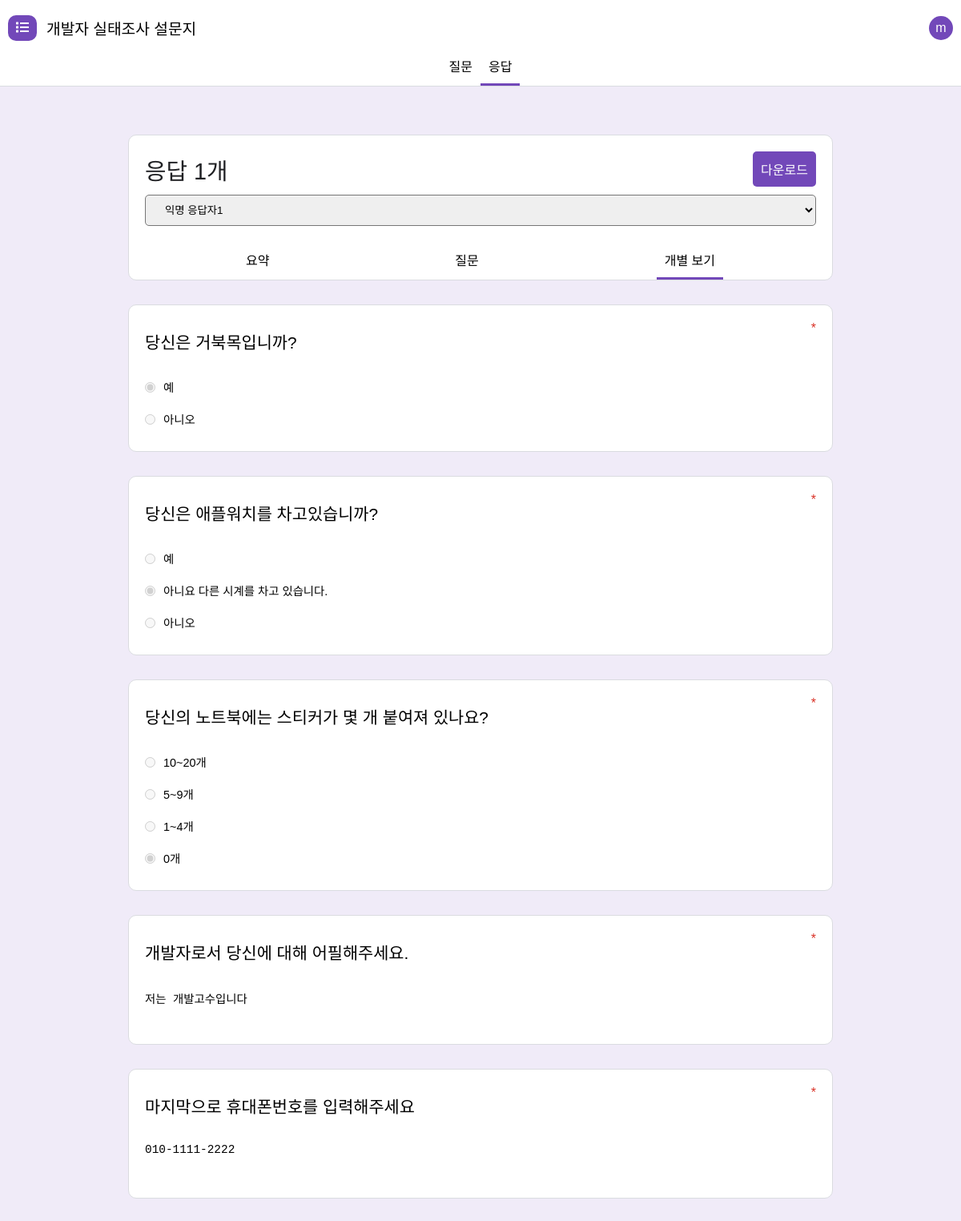
The page /forms/J91e9A55GvCK8nogAQvq/responses/response (signed in) on the database as committed earlier.
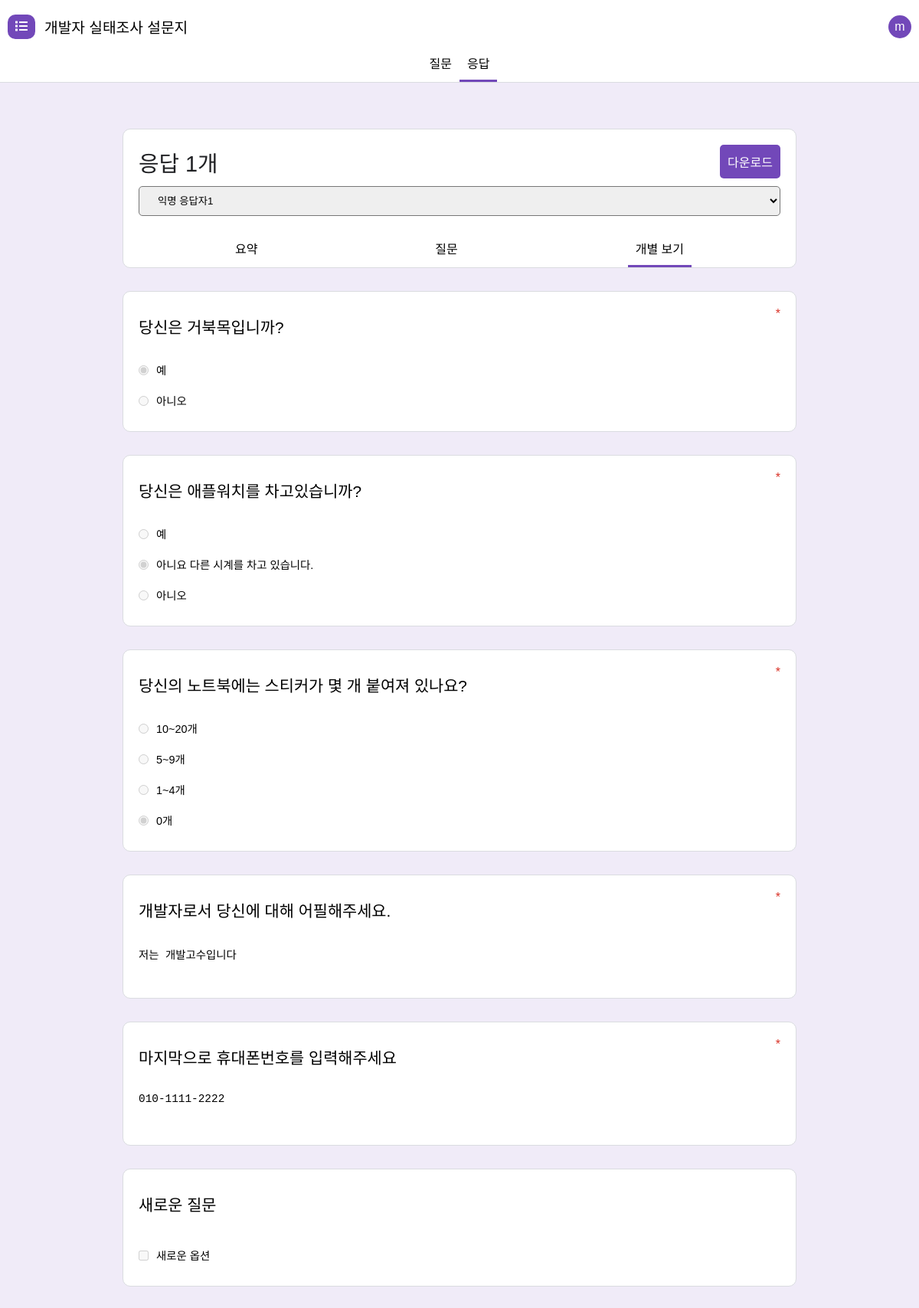
The same page on the database as committed later.
### core/models.py (models this page shows)
class Questions(models.Model):
    name = models.CharField(max_length= 10000)
    type = models.CharField(max_length=20)
    required = models.BooleanField(default= False)
    key = models.CharField(max_length = 5000, blank = True)
    options = models.ManyToManyField(Options)

class Answer(models.Model):
    answer = models.CharField(max_length=5000)
    question = models.ForeignKey(Questions, on_delete = models.CASCADE)

class Options(models.Model):
    name = models.CharField(max_length=5000)
    is_answer = models.BooleanField(default=False)

### core/views.py (the view)
# urls.py: path('forms/<str:key>/responses/response', views.form_responses_response, name="form_responses_response"),
def form_responses_response(request ,key) :
  if not request.user.is_authenticated:
    return HttpResponseRedirect(reverse('login'))
  form = FormModel.objects.filter(key = key)
  if form.count() == 0:
    return HttpResponseRedirect(reverse('404'))
  else:
    form = form[0]
  responses = ResponsesModel.objects.filter(form = form)
  responsesData = []
  for response in responses:
    questionData = []
    for question in response.form.questions.all():
      questionName = question.name
      questionType = question.type
      questionRequired = question.required
      answerData = ""
      answerOrder = []
      for answer in response.answer.all():
        if answer.question == question:
          if questionType== "checkbox":
            answerArray = answer.answer.split(' ')
            if answerArray[0] != '':
              for id in answerArray:
                answerOrder.append(OptionsModel.objects.filter(id = id)[0])
                answerData = answer.answer
          else:
            answerData = answer.answer
      questionData.append({"name":questionName, "type":questionType, "required": questionRequired, "options":question.options.all(), "answer": answerData, "order":answerOrder})
    responsesData.append(questionData)
  return render(request, 'forms/_key/responses/response.html', {"menu": "responses", "submenu": "response", "form": form, "responses": responses, "responsesData": responsesData})

### templates/forms/_key/responses/response.html (shortened to what this page needs)
{% extends 'base.html' %} {% load static %}{% block css %}
<link rel="stylesheet" href="{% static 'css/form.css' %}?11" />
{% endblock %}  {% block content %}
<div class="fm-container">
  <header class="fm-header">
    <div class="fm-header-top container">
      <div class="fm-header-top-left">
        <a href="{% url 'home' %}" class="fm-header-top-left-logo"><i class="fas fa-list"></i></a>
        <input value="{{form.name}}" class="fm-header-top-left-title" disabled></input>
      </div>
      <div class="fm-header-top-right">
        <a href="{% url 'logout' %}" class="btn btn-light fm-user">{{user.username|first}}</a>
      </div>
    </div>
    <nav class="fm-header-bottom container">
      <a class="fm-header-bottom-btn {% if menu == "edit" %} active{% endif %}" href="{% url 'form_edit' key=form.key %}">질문</a>
      <a class="fm-header-bottom-btn {% if menu == "responses" %} active{% endif %}" href="{% url 'form_responses_summary' key=form.key  %}">응답</a>
    </nav>
  </header>
  <div class="fm-form">
    <div class="fm-form-box fs-header">
       <div class="fr-form-header-title">
        <div class="fm-form-header-title">응답 {{responses|length}}개</div>
        <a href="/forms/{{form.key}}/download" class="fr-down btn">다운로드</a>
      </div>
      <select name="type" class="fq-select fm-form-select" >
        {% for response in responses %}
          {% if response.name == "" %}
          <option value="fq-{{forloop.counter}}">익명 응답자{{forloop.counter}}</option>
          {% endif %}
        {% endfor %}
      </select>
      <nav class="fm-header-bottom container">
        <a class="fm-header-bottom-btn {% if submenu == "summary" %} active{% endif %}" href="{% url 'form_responses_summary' key=form.key %}">요약</a>
        <a class="fm-header-bottom-btn {% if submenu == "question" %} active{% endif %}" href="{% url 'form_responses_question' key=form.key  %}">질문</a>
        <a class="fm-header-bottom-btn {% if submenu == "response" %} active{% endif %}" href="{% url 'form_responses_response' key=form.key  %}">개별 보기</a>
      </nav>
    </div>
    {% for response in responsesData %}
    <div class="fq-{{forloop.counter}} fq-box">
      {% for question in response %}
      <div class="fm-form-content fm-form-box">
        <div class="fm-form-centent-top">
          <div class="fm-form-input fm-form-centent-top-input ">{{question.name}}</div>
          <div class="fm-form-required">{% if question.required == True %}*{% endif %}</div>
        </div>
        <div class="fm-form-centent-middle">
        {% if question.type == "text" %}
          <div class="fm-type-text">
            <textarea class="fm-form-input fm-form-textarea autosize" disabled>{% if question.answer == "" %}응답하지 않음{% else %}{{question.answer}}{% endif %}</textarea>
          </div>
        {% endif %}
        {% if question.type == "radio" %}
          {% for option in question.options.all %}
          <div class="fm-type-option">
            <input class="fm-form-option" type="radio" disabled
            {% if question.answer|floatformat:"0" == option.id|floatformat:"0" %}
            checked
            {% endif %}
            ></input>
            <label class="fm-form-input">
              {{option.name}}
            </label>
          </div>
          {% endfor %}
        {% endif %}
        {% if question.type == "checkbox" %}
          {% for option in question.options.all %}
          <div class="fm-type-option">
            <input class="form-checkbox fm-form-option" type="checkbox" disabled
            ></input>
            <label class="form-checkbox fm-form-input" >
              {{option.name}}
            </label>
          </div>
          {% endfor %}
        {% endif %}
        </div>
      </div>
      {% endfor %}
    </div>
    {% endfor %}
  </div>
</div>
{% endblock %}

Rows that differ between the two databases and show on the page:
added Questions: name "새로운 질문"
added Options: name "새로운 옵션", shown under "새로운 질문"
